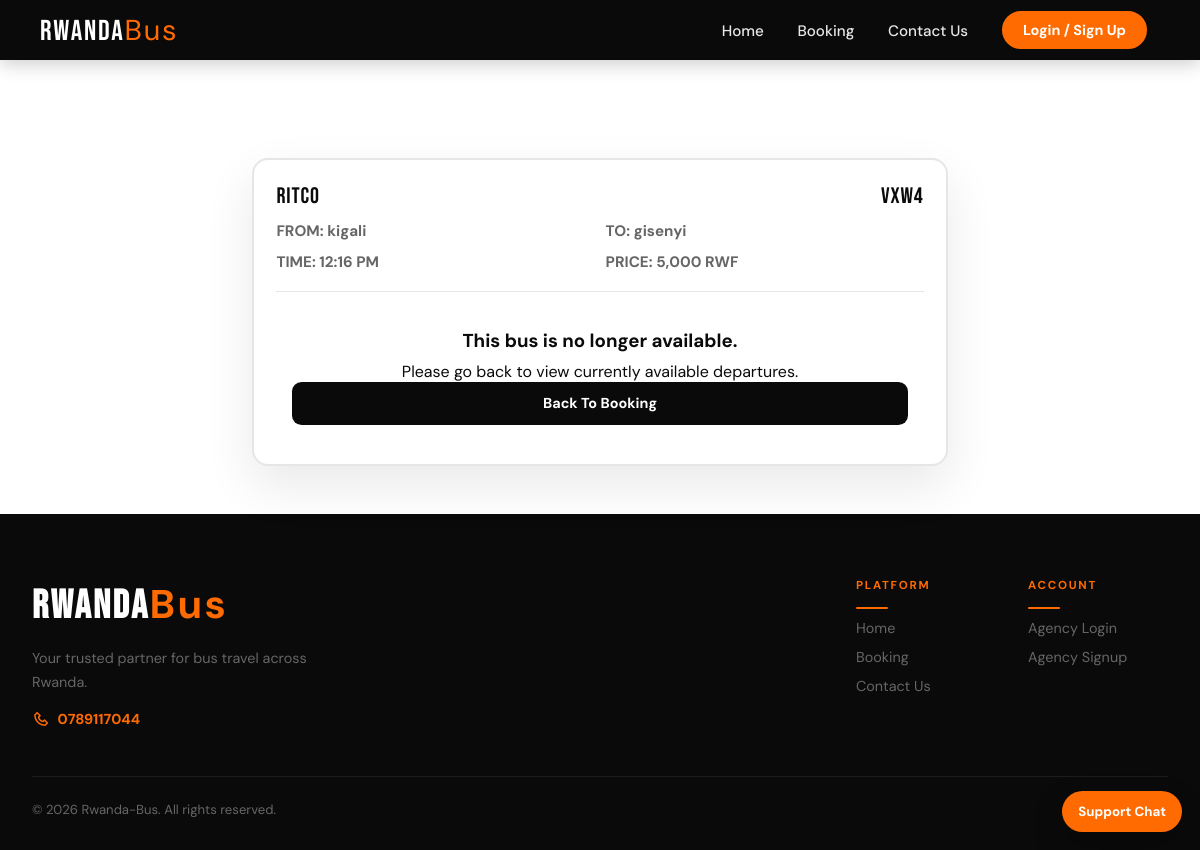
/booking.php?booking_form=48, run on the app's committed database.
### tables this page shows
CREATE TABLE `cars_to_leave` (
  `id` int(6) NOT NULL,
  `Car_Id` int(6) NOT NULL,
  `D_Id` int(11) NOT NULL,
  `Time_to_leave` text NOT NULL,
  `date_car_to` timestamp NOT NULL DEFAULT current_timestamp() ON UPDATE current_timestamp(),
  `timing` text DEFAULT NULL
);

CREATE TABLE `company` (
  `C_Id` int(6) NOT NULL,
  `C_Name` varchar(45) NOT NULL,
  `C_Logo` text NOT NULL,
  `C_Phone` text NOT NULL,
  `C_Email` text NOT NULL,
  `C_Ceo` varchar(60) NOT NULL,
  `C_Username` varchar(45) NOT NULL,
  `C_Password` text NOT NULL,
  `C_Checking` varchar(45) NOT NULL DEFAULT 'pending....'
);

CREATE TABLE `cars` (
  `Car_Id` int(6) NOT NULL,
  `Car_Plaque` text NOT NULL,
  `C_Id` int(6) NOT NULL,
  `Number_Place` int(6) NOT NULL,
  `Emp_Id` int(6) NOT NULL
);

### booking.php (the view, shortened to what this page needs)
<?php
require 'connection.php';
function parseDepartureDateTime($dateValue, $timeValue)
{
    $datePart = date('Y-m-d', strtotime($dateValue));
    $dateTime = DateTime::createFromFormat('Y-m-d h:i A', $datePart . ' ' . trim($timeValue));
    return $dateTime ?: null;
}
?>
<!DOCTYPE html>
<html lang="en">
<head>
  <link rel="stylesheet" href="css/style.css" />
  <link rel="stylesheet" href="css/navbar.css" />
  <link rel="stylesheet" href="css/footer.css" />
  <link rel="stylesheet" href="css/booking.css" />
  <link rel="stylesheet" href="css/bookingform.css" />
  <link href="https://unpkg.com/boxicons@2.1.4/css/boxicons.min.css" rel="stylesheet"/>
</head>
<body>
  <header>
    <nav class="nav solid" id="navbar">
      <div class="nav-logo">Rwanda<span>Bus</span></div>
      <ul class="nav-links">
        <li><a href="index">Home</a></li>
        <li><a href="booking">Booking</a></li>
        <li><a href="contactUs">Contact Us</a></li>
        <li><a href="index?injira" class="butt"><button class="login-button">Login / Sign Up</button></a></li>
      </ul>
    </nav>
  </header>
  <?php if (isset($_GET['booking_form'])): ?>
    <?php
      $tripId = (int)$_GET['booking_form'];
      $tripSql = "SELECT ct.id, ct.Time_to_leave, ct.date_car_to, cr.Car_Plaque, cr.Number_Place,
                         lc.L_from, lc.L_to, lc.price,
                         cp.C_Id, cp.C_Name, cp.C_Phone,
                         COALESCE(SUM(b.Seat_Count), 0) AS seats_taken
                  FROM cars_to_leave ct
                  INNER JOIN cars cr ON cr.Car_Id = ct.Car_Id
                  INNER JOIN destination ds ON ds.D_Id = ct.D_Id
                  INNER JOIN locations lc ON lc.L_id = ds.L_id
                  INNER JOIN company cp ON cp.C_Id = cr.C_Id
                  LEFT JOIN booking b ON b.Id = ct.id
                  WHERE ct.id = '$tripId'
                  GROUP BY ct.id, ct.Time_to_leave, ct.date_car_to, cr.Car_Plaque, cr.Number_Place,
                           lc.L_from, lc.L_to, lc.price, cp.C_Id, cp.C_Name, cp.C_Phone";
      $tripResult = mysqli_query($con, $tripSql);
      $trip = mysqli_fetch_assoc($tripResult);
    ?>
    <?php if ($trip): ?>
    <?php
      $departureAt = parseDepartureDateTime($trip['date_car_to'], $trip['Time_to_leave']);
      $seatsLeft = (int)$trip['Number_Place'] - (int)$trip['seats_taken'];
      $isExpired = !$departureAt || $departureAt < new DateTime();
      $takenSeats = [];
    ?>
    <section class="booking-form-all">
      <div class="booking-form">
        <div class="booking-car-details">
          <div class="booking-car-info">
            <div class="car-infoo">
              <p><?php echo htmlspecialchars($trip['C_Name']); ?></p>
              <p><?php echo htmlspecialchars($trip['Car_Plaque']); ?></p>
            </div>
            <div class="car-info">
              <p>FROM: <?php echo htmlspecialchars($trip['L_from']); ?></p>
              <p>TO: <?php echo htmlspecialchars($trip['L_to']); ?></p>
              <p>TIME: <?php echo htmlspecialchars($trip['Time_to_leave']); ?></p>
              <p>PRICE: <?php echo number_format((int)$trip['price']); ?> RWF</p>
            </div>
          </div>
          <?php if ($seatsLeft > 0 && !$isExpired): ?>
          <form action="brain" method="post">
            <fieldset>
              <label>Name:</label>
              <input type="text" name="price" value="<?php echo (int)$trip['price']; ?>" readonly hidden>
              <input type="text" name="C_Phone" value="<?php echo htmlspecialchars($trip['C_Phone']); ?>" readonly hidden>
              <input type="text" name="P_name" placeholder="Full names" required />
            </fieldset>
            <fieldset>
              <label>Phone:</label>
              <input
                type="tel"
                name="phone"
                minlength="10"
                maxlength="10"
                pattern="^(079|078|072|073)[0-9]{7}$"
                title="Please enter a 10-digit phone number starting with 079, 078, 072, or 073."
                placeholder="07xxxxxxxx" required
              />
              <input type="text" name="idd" value="<?php echo (int)$trip['id'];?>" readonly hidden>
            </fieldset>
            <fieldset>
              <label>Email:</label>
              <input type="email" name="email" placeholder="example@mail.com" required />
            </fieldset>
            <fieldset>
              <label>Select Seat:</label>
              <div class="seat-picker">
                <?php $requiredSeat = true; ?>
                <?php for ($seat = 1; $seat <= (int)$trip['Number_Place']; $seat++): ?>
                  <?php $isTaken = in_array($seat, $takenSeats, true); ?>
                  <label class="seat-option <?php echo $isTaken ? 'taken' : ''; ?>">
                    <input type="radio" name="seat_number" value="<?php echo $seat; ?>" <?php if($isTaken){ echo 'disabled'; } else if($requiredSeat){ echo 'required'; $requiredSeat = false; } ?> />
                    <span><?php echo $seat; ?></span>
                  </label>
                <?php endfor; ?>
              </div>
              <small><?php echo (int)$seatsLeft; ?> seat(s) available | gray = already booked</small>
            </fieldset>
            <fieldset>
              <button type="submit" name="byy">Buy Ticket</button>
            </fieldset>
          </form>
          <?php else: ?>
          <div class="booking-alert">
            <h3>This bus is no longer available.</h3>
            <p>Please go back to view currently available departures.</p>
            <a href="booking" class="get-ticket-btn">Back to Booking</a>
          </div>
          <?php endif; ?>
        </div>
      </div>
    </section>
    <?php endif; ?>
  <?php endif; ?>
  <footer class="footer">
    <div class="footer-container">
      <div class="footer-contaner-up">
        <div class="footer-brand">
          <h2 class="footer-logo">Rwanda<span>Bus</span></h2>
          <p>Your trusted partner for bus travel across Rwanda.</p>
          <div class="footer-contact-line">
            <i class='bx bx-phone'></i> 0789117044
          </div>
        </div>
        <div class="footer-col-holder">
          <div class="col-footer">
            <h3>Platform</h3>
            <ul>
              <li><a href="index">Home</a></li>
              <li><a href="booking">Booking</a></li>
              <li><a href="contactUs">Contact Us</a></li>
            </ul>
          </div>
          <div class="col-footer">
            <h3>Account</h3>
            <ul>
              <li><a href="index?injira">Agency Login</a></li>
              <li><a href="index?iyandikishe">Agency Signup</a></li>
            </ul>
          </div>
        </div>
      </div>
      <div class="footer-line"></div>
      <div class="footer-container-down">
        <div class="footer-text-left">
          <p>© <?php echo date('Y'); ?> Rwanda-Bus. All rights reserved.</p>
        </div>
      </div>
    </div>
  </footer>
</body>
</html>

### css/style.css (style rules this page uses)
* { padding: 0; margin: 0; box-sizing: border-box; font-family: 'DM Sans', 'Gill Sans', sans-serif; }
:root { --orange: #ff6b00; --orange-light: #ff8c33; --orange-dark: #cc5500; --orange-glow: rgba(255, 107, 0, 0.25); --white: #ffffff; --off-white: #f8f7f5; --black: #0a0a0a; --dark: #111111; --gray: #666666; --light-gray: #e8e8e8; --border: rgba(0,0,0,0.1); --darkblue: var(--orange); --dark-alias: var(--dark); --gold: var(--orange-light); }
html { scroll-behavior: smooth; }
body { background-color: var(--white); color: var(--black); overflow-x: hidden; }
li { list-style: none; }
a { text-decoration: none; text-transform: capitalize; }
.booking-form { padding: 1.5rem 2rem 2rem; }
.get-ticket-btn { display: flex; align-items: center; justify-content: center; gap: 0.4rem; background: var(--black); color: var(--white); padding: 0.8rem 1.5rem; border-radius: 0.6rem; font-weight: 700; font-size: 0.9rem; transition: all 0.3s; margin-top: auto; }

### css/navbar.css (style rules this page uses)
* { padding: 0; margin: 0; box-sizing: border-box; }
:root { --orange: #ff6b00; --orange-dark: #cc5500; --white: #ffffff; --black: #0a0a0a; --nav-height: 72px; }
.nav { position: fixed; top: 0; width: 100%; height: var(--nav-height); padding: 0 2.5rem; display: flex; flex-direction: row; align-items: center; justify-content: space-between; transition: all 0.4s ease; z-index: 1000; background: transparent; }
.nav-logo { font-family: 'Bebas Neue', cursive; font-size: 1.8rem; color: var(--white); letter-spacing: 0.06em; cursor: default; flex-shrink: 0; transition: color 0.3s; }
.nav-logo span { color: var(--orange); }
.nav-links { display: flex; flex-direction: row; align-items: center; gap: 0.5rem; list-style: none; }
.nav-links li a { color: rgba(255,255,255,0.9); font-size: 0.95rem; font-weight: 500; padding: 0.5rem 0.8rem; border-radius: 0.4rem; transition: all 0.3s; position: relative; }
.nav-links li a::after { content: ''; position: absolute; bottom: 0; left: 0.8rem; right: 0.8rem; height: 2px; background: var(--orange); transform: scaleX(0); transition: transform 0.3s; }
.nav-links li .butt::after { display: none; }
.nav.solid { background: var(--black); box-shadow: 0 4px 18px rgba(0,0,0,0.2); height: 60px; }
.login-button { background: var(--orange); color: var(--white) !important; border: 2px solid var(--orange); border-radius: 2em; padding: 0.5rem 1.2rem; font-weight: 700; font-size: 0.9rem; cursor: pointer; transition: all 0.3s; white-space: nowrap; font-family: 'DM Sans', sans-serif; }

### css/footer.css (style rules this page uses)
:root { --orange: #ff6b00; --orange-light: #ff8c33; --white: #ffffff; --black: #0a0a0a; --dark: #111111; --gray: #888888; --border-dark: rgba(255,255,255,0.08); }
.footer { background-color: var(--black); padding: 4rem 2rem 2rem; width: 100%; }
.footer-container { max-width: 1300px; margin: 0 auto; display: flex; flex-direction: column; gap: 0; }
.footer-contaner-up { display: flex; justify-content: space-between; gap: 3rem; padding-bottom: 3rem; }
.footer-brand { max-width: 280px; }
.footer-logo { font-family: 'Bebas Neue', cursive; font-size: 2.5rem; color: var(--white); letter-spacing: 0.06em; margin-bottom: 1rem; }
.footer-logo span { color: var(--orange); }
.footer-brand p { font-size: 0.9rem; color: var(--gray); line-height: 1.7; margin-bottom: 1rem; }
.footer-contact-line { display: flex; align-items: center; gap: 0.5rem; font-size: 0.9rem; color: var(--orange); font-weight: 700; }
.footer-contact-line i { font-size: 1.1rem; }
.footer-col-holder { display: flex; gap: 2rem; flex: 1; justify-content: flex-end; }
.col-footer { min-width: 140px; }
.col-footer h3 { font-family: 'DM Sans', sans-serif; font-size: 0.72rem; font-weight: 700; text-transform: uppercase; letter-spacing: 0.15em; color: var(--orange); padding-bottom: 1rem; margin-bottom: 0.5rem; position: relative; }
.col-footer h3::after { content: ''; position: absolute; bottom: 0; left: 0; width: 2rem; height: 2px; background: var(--orange); border-radius: 1px; }
.col-footer ul { display: flex; flex-direction: column; gap: 0.5rem; }
.col-footer ul li a { font-size: 0.9rem; color: var(--gray); transition: color 0.3s, padding-left 0.3s; display: inline-block; }
.footer-line { background: var(--border-dark); width: 100%; height: 1px; margin: 0; }
.footer-container-down { display: flex; flex-direction: row; justify-content: space-between; align-items: center; padding: 1.5rem 0 0; }
.footer-text-left p { font-size: 0.82rem; color: var(--gray); }

### data on the page
cars_to_leave: company.C_Name "RITCO", Car_Id.Car_Plaque "VXW4", Time_to_leave "12:16 PM"

### other printed values
$trip['L_from'] "kigali"
$trip['L_to'] "gisenyi"
$trip['price'] "5,000"
